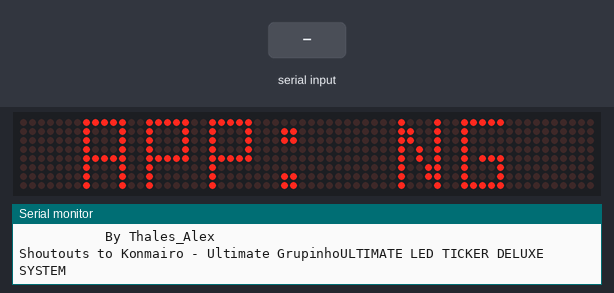
This sketch was run on a simulated Arduino Uno, built with avr-gcc and run on an emulated ATmega328P. Shown: 64×8 LED matrix, the last lines printed to the serial monitor. The inputs (shaded band) are chosen by the test bench.

Above: at 1.2 s.
1.3 s: "1\n" received over Serial
At 1.7 s:
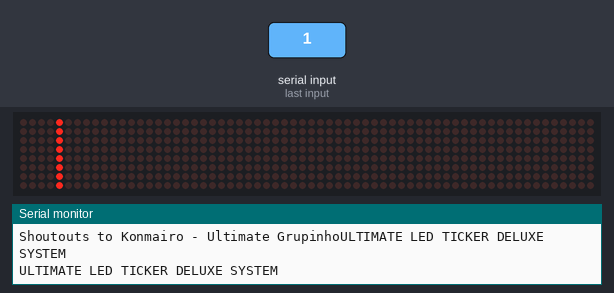
2.8 s: "0\n" received over Serial
At 4.0 s:
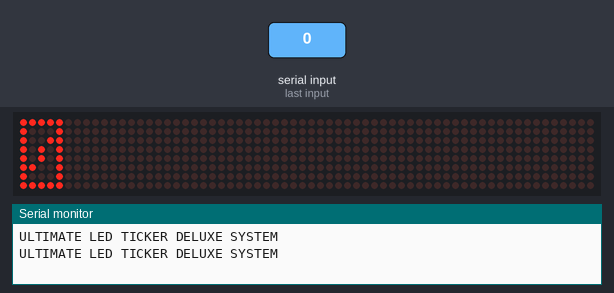
4.3 s: "2\n" received over Serial
At 5.2 s:
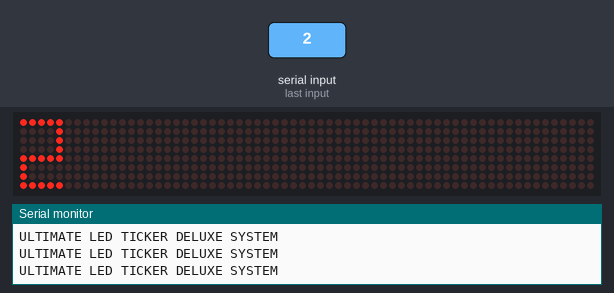
Timing chart, 0 to 7.3 s (numbered marks = the images above; inputs shaded):
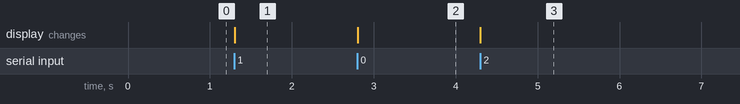

Measured:
- after the input at 1.3 s, the display: changes at once (image 1)
- after the input at 2.8 s, the display: changes at once (image 2)
- after the input at 4.3 s, the display: changes at once (image 3)

The sketch:

IIDX_v1.ino
```cpp
// Use the MD_MAX72XX library to Print some text on the display
//
// Demonstrates the use of the library to print text.
//
// User can enter text on the serial monitor and this will display as a
// message on the display.

#include <MD_MAX72xx.h>
#include <SPI.h>
#include "LCD.h"
#include "LCD2.h"

#define PRINT(s, v) { Serial.print(F(s)); Serial.print(v); }

// Define the number of devices we have in the chain and the hardware interface
// NOTE: These pin numbers will probably not work with your hardware and may
// need to be adapted
#define HARDWARE_TYPE MD_MAX72XX::FC16_HW
#define MAX_DEVICES 8

#define CLK_PIN   13  // or SCK
#define DATA_PIN  11  // or MOSI
#define CS_PIN    10  // or SS

// SPI hardware interface
MD_MAX72XX mx = MD_MAX72XX(HARDWARE_TYPE, CS_PIN, MAX_DEVICES);
// Arbitrary pins
//MD_MAX72XX mx = MD_MAX72XX(HARDWARE_TYPE, DATA_PIN, CLK_PIN, CS_PIN, MAX_DEVICES);

// Text parameters
#define CHAR_SPACING  2 // pixels between characters

// Global message buffers shared by Serial and Scrolling functions
#define BUF_SIZE  75
char message[BUF_SIZE] = {" APP: NG"};
bool newMessageAvailable = true;

void readSerial(void)
{
  static uint8_t	putIndex = 0;

  while (Serial.available())
  {
    message[putIndex] = (char)Serial.read();
    if ((message[putIndex] == '\n') || (putIndex >= BUF_SIZE-3))  // end of message character or full buffer
    {
      // put in a message separator and end the string
      message[putIndex] = '\0';
      // restart the index for next filling spree and flag we have a message waiting
      putIndex = 0;
      newMessageAvailable = true;
    }
    else
      // Just save the next char in next location
      message[putIndex++];
  }
}

void printText(uint8_t modStart, uint8_t modEnd, char *pMsg)
// Print the text string to the LED matrix modules specified.
// Message area is padded with blank columns after printing.
{
  uint8_t   state = 0;
  uint8_t   curLen;
  uint16_t  showLen;
  uint8_t   cBuf[8];
  int16_t   col = ((modEnd + 1) * COL_SIZE) - 1;

  mx.control(modStart, modEnd, MD_MAX72XX::UPDATE, MD_MAX72XX::OFF);

  do     // finite state machine to print the characters in the space available
  {
    switch(state)
    {
      case 0: // Load the next character from the font table
        // if we reached end of message, reset the message pointer
        if (*pMsg == '\0')
        {
          showLen = col - (modEnd * COL_SIZE);  // padding characters
          state = 2;
          break;
        }

        // retrieve the next character form the font file
        showLen = mx.getChar(*pMsg++, sizeof(cBuf)/sizeof(cBuf[0]), cBuf);
        curLen = 0;
        state++;
        // !! deliberately fall through to next state to start displaying

      case 1: // display the next part of the character
        mx.setColumn(col--, cBuf[curLen++]);

        // done with font character, now display the space between chars
        if (curLen == showLen)
        {
          showLen = CHAR_SPACING;
          state = 2;
        }
        break;

      case 2: // initialize state for displaying empty columns
        curLen = 0;
        state++;
        // fall through

      case 3:	// display inter-character spacing or end of message padding (blank columns)
        mx.setColumn(col--, 0);
        curLen++;
        if (curLen == showLen)
          state = 0;
        break;

      default:
        col = -1;   // this definitely ends the do loop
    }
  } while (col >= (modStart * COL_SIZE));

  mx.control(modStart, modEnd, MD_MAX72XX::UPDATE, MD_MAX72XX::ON);
}

void setup()
{
  mx.begin();

  Serial.begin(57600);
  mx.setFont(LCDFONT2);
  Serial.print("\nULTIMATE LED TICKER DELUXE SYSTEM\n           By Thales_Alex    \n\nShoutouts to Konmairo - Ultimate Grupinho");
}

void loop()
{
  readSerial();
  if (newMessageAvailable)
  {
    Serial.print("ULTIMATE LED TICKER DELUXE SYSTEM\n");
    printText(0, MAX_DEVICES-1, message);
    newMessageAvailable = false;
  }
}
```

Source omitted: LCD.h (data table, 9408 bytes), LCD2.h (data table, 7049 bytes)
